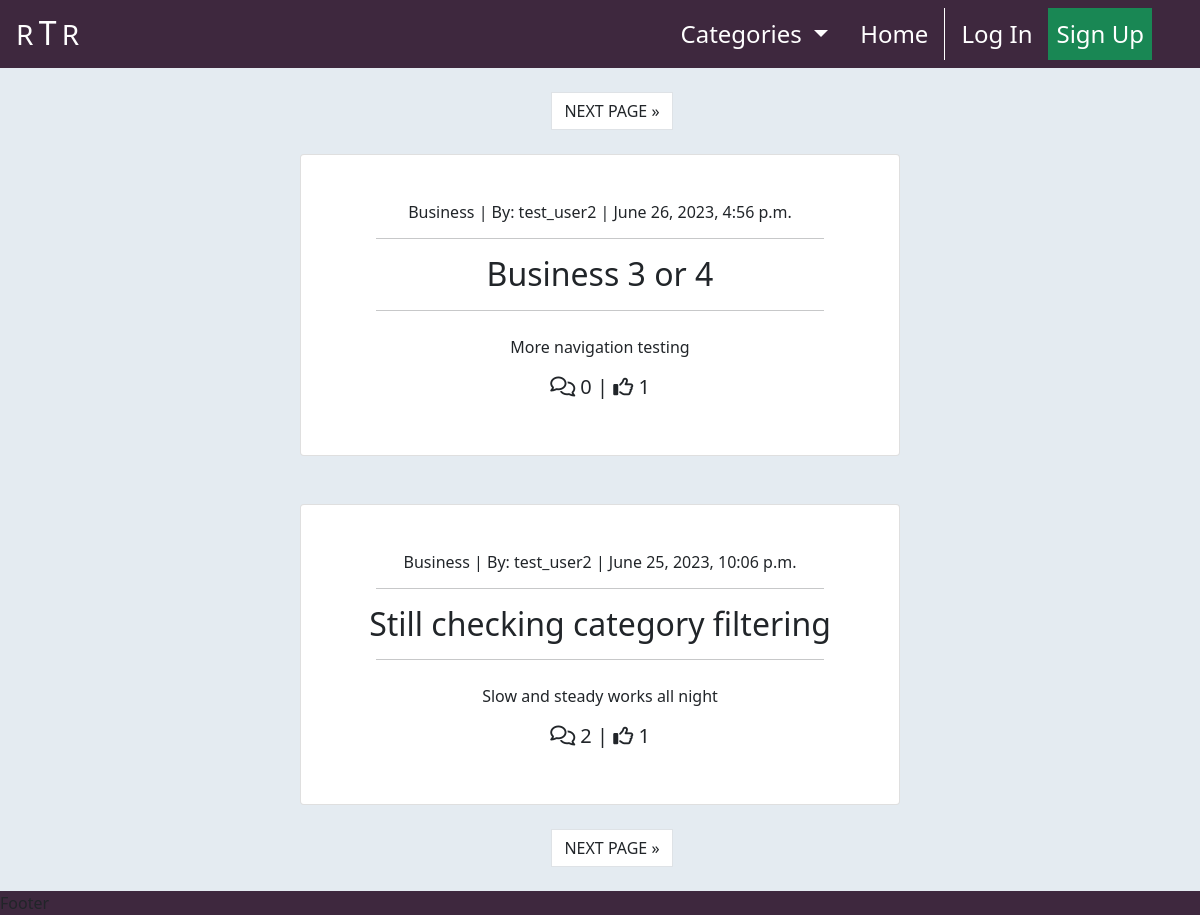
The page / on the database its author committed.
### newssite/models.py (models this page shows, shortened)
class Post(models.Model):
    title = models.CharField(max_length=200, unique=True)
    slug = models.SlugField(max_length=200, unique=True, blank=True)
    author = models.ForeignKey(
        User,
        on_delete=models.CASCADE,
        related_name='posts'
    )
    updated_on_date = models.DateTimeField(auto_now=True)
    excerpt = models.TextField(max_length=300, blank=True)
    content = models.TextField()
    category = models.ForeignKey(
        Category,
        max_length=30,
        null=True,
        blank=True,
        on_delete=models.SET_NULL
    )
    featured_image = CloudinaryField('image', default='placeholder')
    created_on = models.DateTimeField(auto_now_add=True)
    status = models.IntegerField(choices=STATUS, default=1)
    likes = models.ManyToManyField(User, related_name='likes', blank=True)
    class Meta:
        ordering = ['-created_on']

class Category(models.Model):
    class Meta:
        verbose_name_plural = 'Categories'
    name = models.CharField(max_length=254)
    programatic = models.CharField(max_length=254, null=True, blank=True)
    def __str__(self):
        return self.name

### newssite/views.py (the view)
# urls.py: path('', views.PostList.as_view(), name="index"),
class PostList(ListView):
    model = Post
    ordering = ['-created_on']
    template_name = "newssite/index.html"
    paginate_by = 2
    def get_queryset(self):
        category = self.request.GET.get('category')
        if category is not None:
            return Post.objects.filter(
                    category=category
                   ).order_by('-created_on')
        else:
            return Post.objects.all().order_by('-created_on')
    def get_context_data(self, **kwargs):
        context = super().get_context_data(**kwargs)
        context["category"] = self.request.GET.get('category', None)
        return context

### newssite/context_processors.py (called while the page is built)
def categories(request):
    return {
        'categories': Category.objects.all()
    }

### newssite/templates/newssite/index.html (shortened to what this page needs)
{% extends "base.html" %}
{% load static %}
{% block content %}
    <div class="container-fluid p-0">
        {% if is_paginated %}
            <nav aria-label="Upper page navigation">
                <ul class="pagination justify-content-center mt-4">
                    {% if page_obj.has_next %}
                        <li>
                            <a href="?page={{ page_obj.next_page_number }}{% if category != None %}&category={{ category }}{% endif %}"
                               class="page-link text-dark ms-4">
                                NEXT PAGE &raquo;
                            </a>
                        </li>
                    {% endif %}
                </ul>
            </nav>
        {% endif %}
        <div class="row g-0">
            <div class="col-md-8 col-lg-6 offset-md-2 offset-lg-3 text-center">
                {% for post in post_list %}
                    <div class="card card-border {% if is_paginated and forloop.first %}
                                                    mt-2
                                                 {% else %}
                                                    mt-5
                                                {% endif %}
                                                ">
                        <a href="{% url 'post_detail' post.slug %}"
                            class="post-detail-link d-block my-5 text-dark text-decoration-none">
                            <h6>{{ post.category.name }} | By: {{ post.author | safe }}
                                <span class="post-date"> | {{ post.created_on }}</span>
                            </h6>
                            <hr class="w-75" style="margin-left: 12.5%;">
                            <h2 class="card-title">
                                {{ post.title }}
                            </h2>
                            <hr class="w-75" style="margin-left: 12.5%;">
                            {% if post.excerpt %}
                                <p class="mt-4 mx-2">{{ post.excerpt }}</p>
                            {% endif %}
                            <h5>
                                <span><i class="fa-regular fa-comments"></i> {{ post.comments.count }}</span> |
                                <span><i class="fa-regular fa-thumbs-up"></i> {{ post.likes.count }}</span>
                            </h5>
                        </a>
                    </div>
                {% endfor %}
                {% if is_paginated %}
                    <nav aria-label="Upper page navigation">
                        <ul class="pagination justify-content-center mt-4 mb-4">
                            {% if page_obj.has_next %}
                                <li>
                                    <a href="?page={{ page_obj.next_page_number }}{% if category != None %}&category={{ category }}{% endif %}"
                                       class="page-link text-dark ms-4">
                                        NEXT PAGE &raquo;
                                    </a>
                                </li>
                            {% endif %}
                        </ul>
                    </nav>
                {% endif %}
            </div>
        </div>
    </div>
{% endblock %}

### static/css/base.css (style rules this page uses)
.bg-alice { background-color: #E4EBF1; }

### rows shown on the page
Post: category.name "Business", author "test_user2", created_on "June 26, 2023, 4:56 p.m.", title "Business 3 or 4", excerpt "More navigation testing", comments.count "0", likes.count "1"
Post: category.name "Business", author "test_user2", created_on "June 25, 2023, 10:06 p.m.", title "Still checking category filtering", excerpt "Slow and steady works all night", comments.count "2", likes.count "1"
